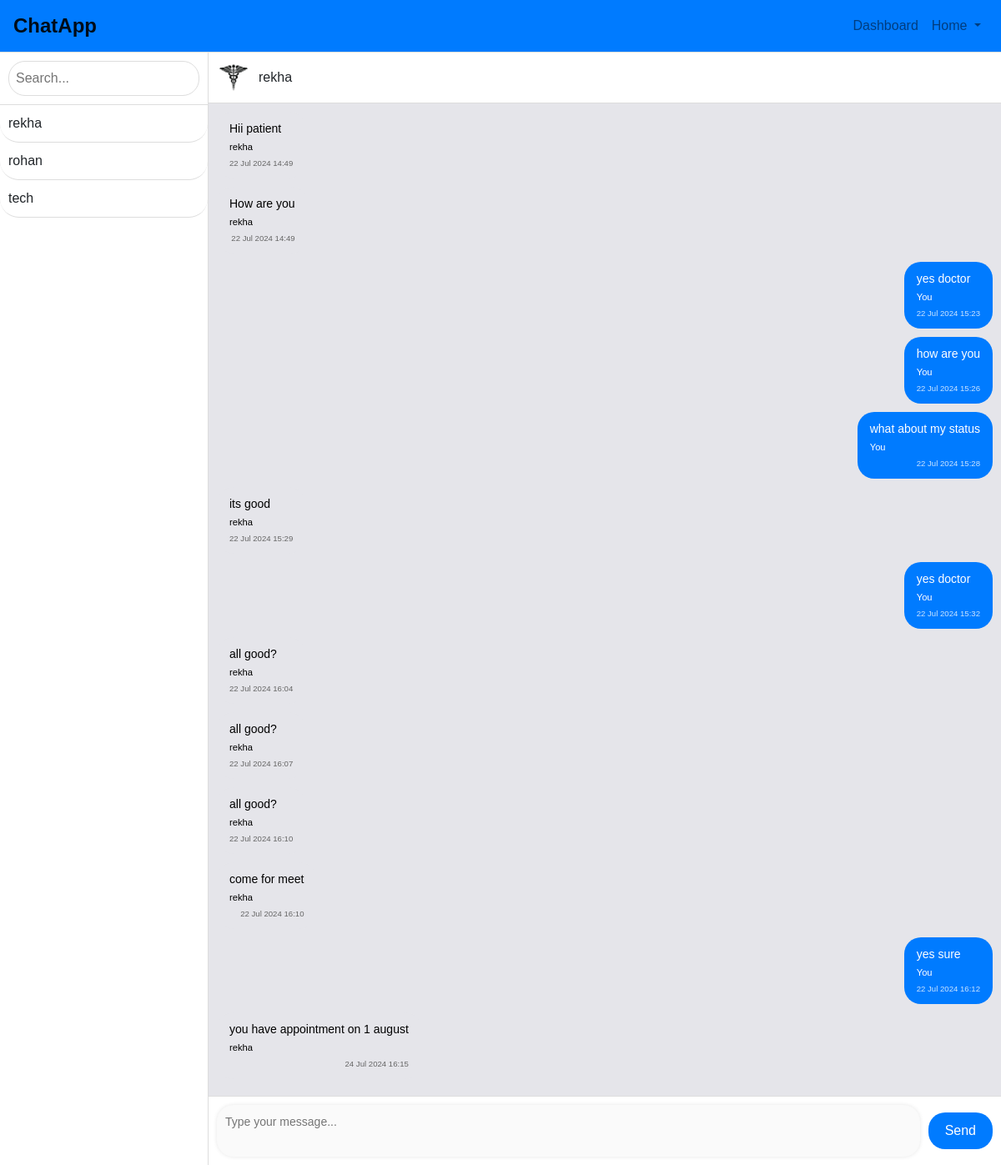
Screenshot of /patient/comm.php?doctor_id=2 (signed in) with the database file from the repository.
### tables this page shows
CREATE TABLE `users` (
  `id` int(11) NOT NULL,
  `username` varchar(50) NOT NULL,
  `email` varchar(100) NOT NULL,
  `password` varchar(255) NOT NULL,
  `otp` varchar(6) DEFAULT NULL,
  `otp_expiry` datetime DEFAULT NULL,
  `role` enum('admin','doctor','patient') NOT NULL,
  `created_at` datetime DEFAULT current_timestamp(),
  `reset_token` varchar(100) DEFAULT NULL,
  `reset_time` datetime DEFAULT NULL,
  `security_question` varchar(255) DEFAULT NULL,
  `security_answer` varchar(255) DEFAULT NULL
);

CREATE TABLE `messages` (
  `id` int(11) NOT NULL,
  `sender_id` int(11) NOT NULL,
  `recipient_id` int(11) NOT NULL,
  `message` text NOT NULL,
  `created_at` timestamp NOT NULL DEFAULT current_timestamp()
);

### patient/comm.php (the view, shortened to what this page needs)
<?php
require_once '../config.php';
$userId = $_SESSION['user_id'];
$stmt = $conn->prepare("SELECT username FROM users WHERE id = ?");
$stmt->bind_param("i", $userId);
$stmt->execute();
$patient = $stmt->get_result()->fetch_assoc();
$doctors = $conn->query("SELECT id, username FROM users WHERE role='doctor'");
$doctorId = isset($_GET['doctor_id']) ? $_GET['doctor_id'] : null;
$selectedDoctor = null;
if ($doctorId) {
    $stmt = $conn->prepare("SELECT username FROM users WHERE id = ?");
    $stmt->bind_param("i", $doctorId);
    $stmt->execute();
    $doctorResult = $stmt->get_result();
    $selectedDoctor = $doctorResult->fetch_assoc();
}
$messagesQuery = "SELECT messages.*, users.username AS sender_name
                  FROM messages
                  JOIN users ON messages.sender_id = users.id
                  WHERE (recipient_id = ? AND sender_id = ?) OR (sender_id = ? AND recipient_id = ?)
                  ORDER BY created_at DESC";
$stmt = $conn->prepare($messagesQuery);
$stmt->bind_param("iiii", $userId, $doctorId, $userId, $doctorId);
$stmt->execute();
$messages = $stmt->get_result();
?>
<!DOCTYPE html>
<html lang="en">
<head>
    <link rel="stylesheet" href="https://stackpath.bootstrapcdn.com/bootstrap/4.5.2/css/bootstrap.min.css">
</head>
<body>
<nav class="navbar navbar-expand-lg navbar-light">
        <a class="navbar-brand" href="#">ChatApp</a>
        <div class="collapse navbar-collapse">
            <ul class="navbar-nav ml-auto">
                <li class="nav-item">
                    <a class="nav-link" href="patient_dashboard.php">
                        <i class="fas fa-arrow-left"></i> Dashboard
                    </a>
                </li>
                <li class="nav-item dropdown">
                    <a class="nav-link dropdown-toggle" href="#" id="navbarDropdown" role="button" data-toggle="dropdown" aria-haspopup="true" aria-expanded="false">
                        <i class="fas fa-home"></i> Home
                    </a>
                </li>
            </ul>
        </div>
    </nav>
    <div class="d-flex">
        <div class="sidebar">
            <div class="search-bar">
                <input type="text" id="searchInput" placeholder="Search..." onkeyup="searchDoctor()">
            </div>
            <div class="doctor-list" id="doctorList">
                <?php while ($doctor = $doctors->fetch_assoc()) { ?>
                    <div class="doctor-list-item" onclick="window.location.href='comm.php?doctor_id=<?php echo $doctor['id']; ?>'">
                        <?php echo htmlspecialchars($doctor['username']); ?>
                    </div>
                <?php } ?>
            </div>
        </div>
        <div class="chat">
            <div class="chat-header">
                <img src="<?php echo isset($patient['profile_picture']) ? htmlspecialchars($patient['profile_picture']) : '../a1.jpg'; ?>" alt="Profile Picture" class="profile-picture">
                <h2><?php echo $selectedDoctor ? htmlspecialchars($selectedDoctor['username']) : 'Select a doctor to start chatting'; ?></h2>
            </div>
            <div class="chat-messages">
                <div id="messageContainer">
                    <?php while ($message = $messages->fetch_assoc()) { ?>
                        <div class="message <?php echo $message['sender_id'] == $userId ? 'sent' : 'received'; ?>">
                            <div class="message-content">
                                <?php echo htmlspecialchars($message['message']); ?>
                                <div class="message-sender">
                                    <small><?php echo $message['sender_id'] == $userId ? 'You' : htmlspecialchars($message['sender_name']); ?></small>
                                </div>
                                <div class="message-time">
                                    <small><?php echo htmlspecialchars(date('d M Y H:i', strtotime($message['created_at']))); ?></small>
                                </div>
                            </div>
                        </div>
                    <?php } ?>
                </div>
            </div>
            <?php if ($selectedDoctor) { ?>
                <form method="post" action="" id="chatForm">
                    <div class="chat-input">
                        <textarea name="message" id="message" placeholder="Type your message..." required></textarea>
                        <button type="submit">Send</button>
                    </div>
                </form>
            <?php } ?>
        </div>
    </div>
</body>
</html>

### patient/comm.php (style rules this page uses)
body { margin: 0; display: flex; flex-direction: column; height: 100vh; font-family: Arial, sans-serif; background-color: #f5f5f5; }
.navbar { background-color: #007bff; border-bottom: 1px solid #ddd; }
.navbar-brand { font-size: 24px; font-weight: bold; color: #fff; }
.navbar-nav .nav-link { color: #fff; }
.sidebar { width: 250px; background-color: #fff; border-right: 1px solid #ddd; overflow-y: auto; display: flex; flex-direction: column; }
.sidebar .search-bar { padding: 10px; border-bottom: 1px solid #ddd; }
.sidebar .search-bar input { width: 100%; padding: 8px; border-radius: 20px; border: 1px solid #ddd; box-sizing: border-box; }
.sidebar .doctor-list { flex: 1; display: flex; flex-direction: column; padding: 0; }
.sidebar .doctor-list-item { padding: 10px; border-bottom: 1px solid #ddd; cursor: pointer; display: flex; align-items: center; border-radius: 50px; transition: background-color 0.2s; }
.chat { flex: 1; display: flex; flex-direction: column; background-color: #fff; }
.chat-header { background-color: #fff; border-bottom: 1px solid #ddd; display: flex; align-items: center; padding: 10px; }
.chat-header img { width: 40px; height: 40px; border-radius: 50%; margin-right: 10px; }
.chat-header h2 { margin: 0; font-size: 16px; }
.chat-messages { flex: 1; padding: 10px; overflow-y: auto; background-color: #e5e5ea; }
.message { margin-bottom: 10px; display: flex; align-items: flex-end; flex-direction: column; }
.message-content { max-width: 60%; padding: 10px 15px; border-radius: 20px; font-size: 14px; line-height: 1.5; }
.message.sent .message-content { background-color: #007bff; color: #fff; align-self: flex-end; }
.message.received .message-content { background-color: #e5e5ea; color: #000; align-self: flex-start; }
.message-time { font-size: 12px; color: #666; text-align: right; }
.message.sent .message-time { color: #cce5ff; }
#messageContainer { display: flex; flex-direction: column-reverse; }
.chat-input { padding: 10px; border-top: 1px solid #ddd; background-color: #fff; display: flex; align-items: center; }
.chat-input textarea { flex: 1; border: none; padding: 10px; border-radius: 20px; resize: none; font-size: 14px; background-color: #fafafa; box-shadow: 0 0 5px rgba(0, 0, 0, 0.1); }
.chat-input button { background-color: #007bff; border: none; padding: 10px 20px; margin-left: 10px; color: #fff; border-radius: 20px; cursor: pointer; }

### rows the page displays
users: username "rekha"
users: username "rohan"
users: username "tech"
messages: message "you have appointment on 1 august", sender.username "rekha", created_at "24 Jul 2024 16:15"
messages: message "yes sure", shows "You", created_at "22 Jul 2024 16:12"
messages: message "come for meet", sender.username "rekha", created_at "22 Jul 2024 16:10"
messages: message "all good?", sender.username "rekha", created_at "22 Jul 2024 16:10"
messages: message "all good?", sender.username "rekha", created_at "22 Jul 2024 16:07"
messages: message "all good?", sender.username "rekha", created_at "22 Jul 2024 16:04"
messages: message "yes doctor", shows "You", created_at "22 Jul 2024 15:32"
messages: message "its good", sender.username "rekha", created_at "22 Jul 2024 15:29"
messages: message "what about my status", shows "You", created_at "22 Jul 2024 15:28"
messages: message "how are you", shows "You", created_at "22 Jul 2024 15:26"
messages: message "yes doctor", shows "You", created_at "22 Jul 2024 15:23"
messages: message "How are you", sender.username "rekha", created_at "22 Jul 2024 14:49"
messages: message "Hii patient", sender.username "rekha", created_at "22 Jul 2024 14:49"
